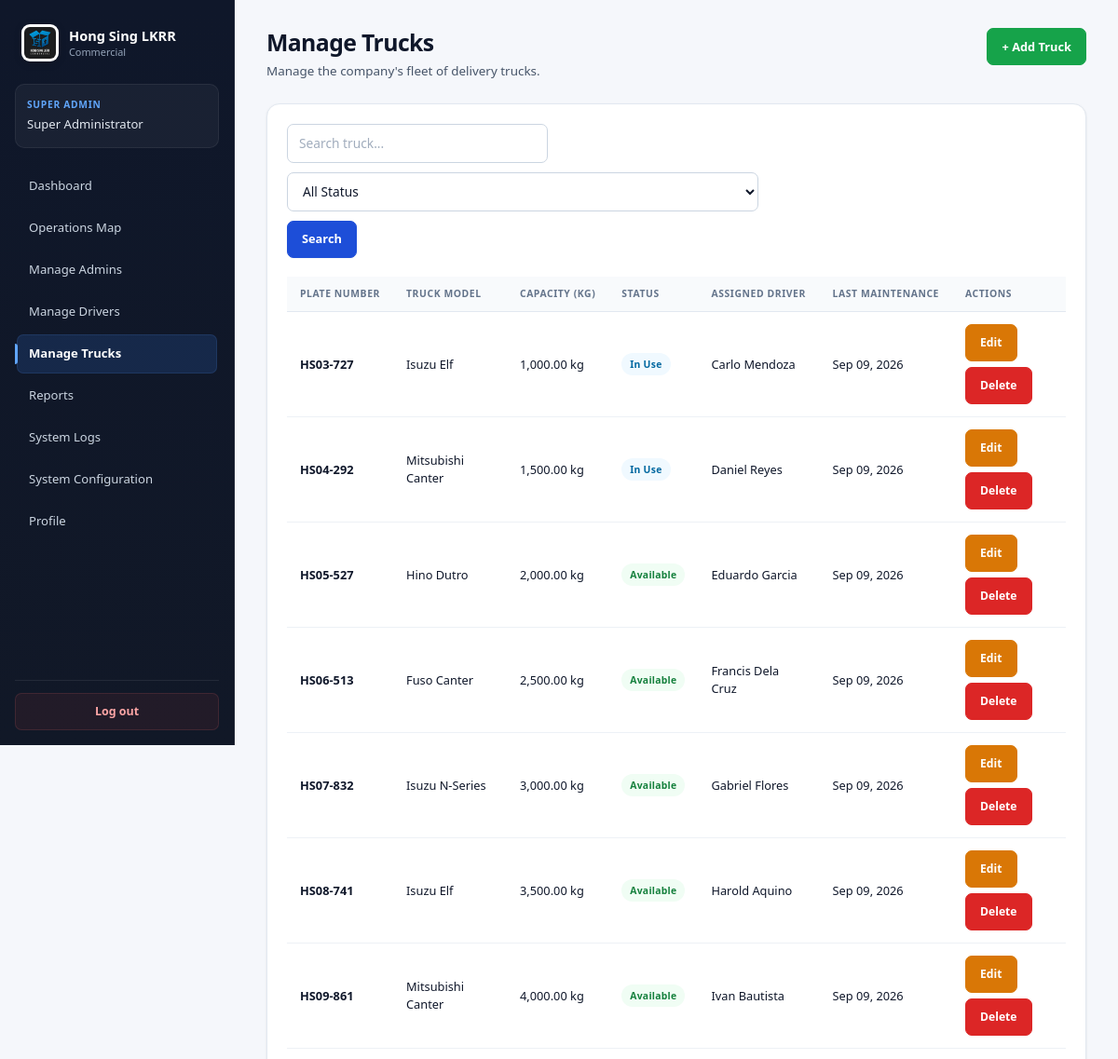
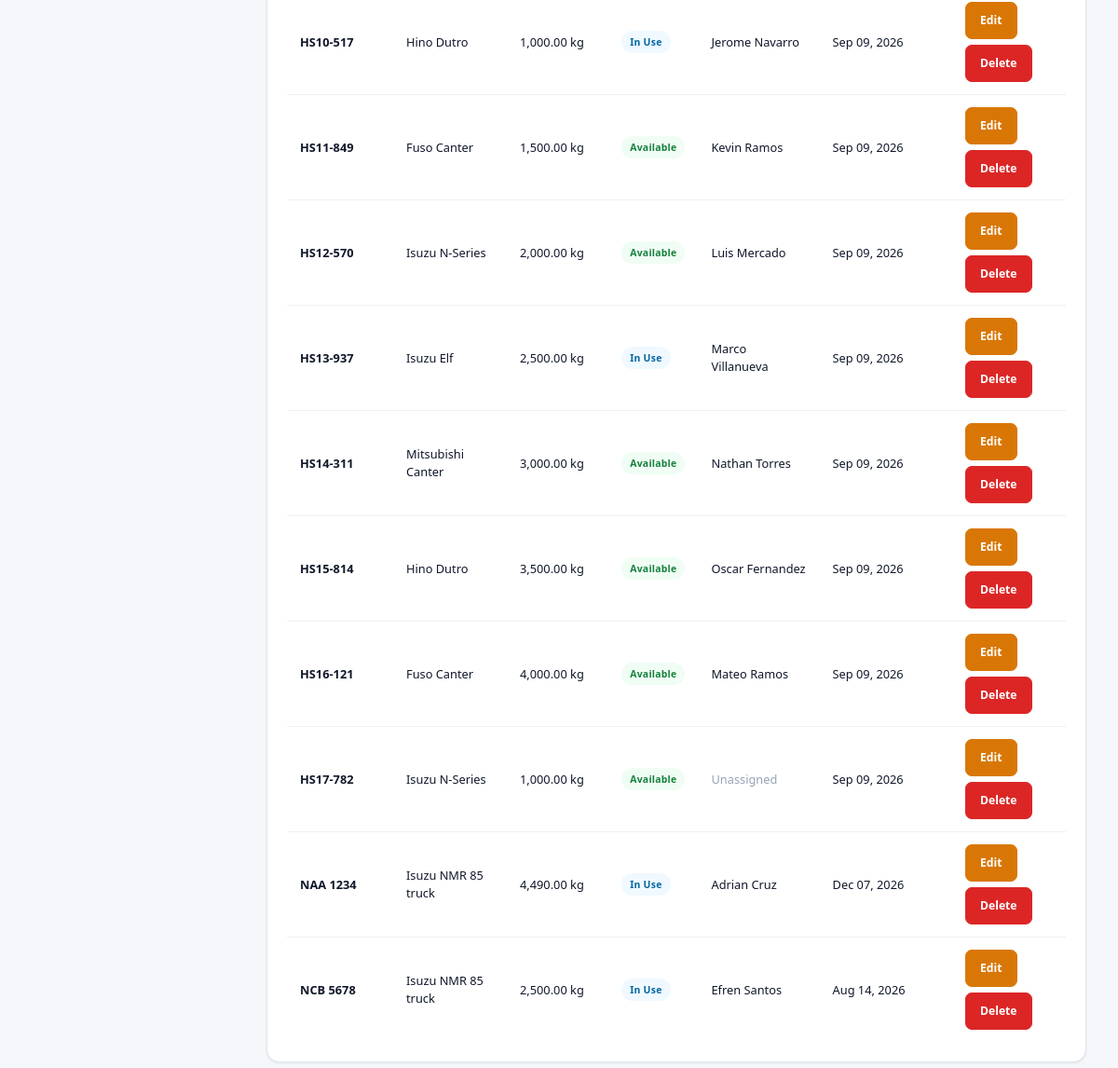
The page /super_admin/manage_trucks.php (signed in) on the database its author committed (2 pictures, top to bottom).
### tables this page shows
CREATE TABLE `driver` (
  `driver_id` int(11) NOT NULL,
  `license_number` varchar(50) NOT NULL,
  `full_name` varchar(100) NOT NULL,
  `phone_number` varchar(20) NOT NULL,
  `email` varchar(100) NOT NULL,
  `password_hash` varchar(255) NOT NULL,
  `status` enum('Available','On Delivery','On Leave','Absent','Inactive','Resigned','Terminated') NOT NULL DEFAULT 'Available',
  `current_truck_id` int(11) DEFAULT NULL,
  `total_deliveries` int(11) NOT NULL DEFAULT 0,
  `rating` decimal(3,2) DEFAULT NULL,
  `created_at` datetime NOT NULL DEFAULT current_timestamp(),
  `last_location` varchar(150) DEFAULT NULL,
  `current_latitude` decimal(10,7) DEFAULT NULL,
  `current_longitude` decimal(10,7) DEFAULT NULL,
  `location_updated_at` datetime DEFAULT NULL,
  `phone_verified` tinyint(1) NOT NULL DEFAULT 0,
  `phone_verified_at` datetime DEFAULT NULL
);

CREATE TABLE `truck` (
  `truck_id` int(11) NOT NULL,
  `plate_number` varchar(20) NOT NULL,
  `model` varchar(100) NOT NULL,
  `capacity` decimal(10,2) NOT NULL,
  `status` enum('Available','In Use','Maintenance') NOT NULL DEFAULT 'Available',
  `last_maintenance` date DEFAULT NULL,
  `current_load` decimal(12,2) NOT NULL DEFAULT 0.00
);

### super_admin/manage_trucks.php (the view, shortened to what this page needs)
<?php
$db = Database::getConnection();
$search = trim($_GET['search'] ?? '');
$sql = "
SELECT
    t.*,
    d.full_name AS driver_name
FROM truck t
LEFT JOIN driver d
ON d.current_truck_id = t.truck_id
WHERE 1
";
$params = [];
$sql .= "
ORDER BY t.plate_number ASC
";
$stmt = $db->prepare($sql);
$stmt->execute($params);
$trucks = $stmt->fetchAll();
?>
<!DOCTYPE html>
<html lang="en">
<head>
<link rel="stylesheet"
      href="<?= BASE_URL ?>assets/css/theme.css">
</head>
<body>
<div class="app-layout">
<?php require __DIR__ . '/../includes/header.php'; ?>
<main class="app-main">
    <div class="page-header">
        <div>
            <h1>Manage Trucks</h1>
            <p>
                Manage the company's fleet of delivery trucks.
            </p>
        </div>
        <button
            class="btn-success"
            onclick="document.getElementById('addModal').style.display='block'">
            + Add Truck
        </button>
    </div>
    <div class="card panel">
        <form
            method="GET"
            class="toolbar">
            <div class="toolbar-left">
                <input
                    type="text"
                    name="search"
                    class="form-input search-box"
                    placeholder="Search truck..."
                    value="<?= htmlspecialchars($search) ?>">
                <select
                    name="status"
                    class="form-input">
                    <option value="">All Status</option>
                </select>
                <button class="btn-primary">
                    Search
                </button>
            </div>
        </form>
        <table class="data-table">
            <thead>
                <tr>
                    <th>Plate Number</th>
                    <th>Truck Model</th>
                    <th>Capacity (kg)</th>
                    <th>Status</th>
                    <th>Assigned Driver</th>
                    <th>Last Maintenance</th>
                    <th>Actions</th>
                </tr>
            </thead>
            <tbody>
            <?php if(empty($trucks)): ?>
                <tr>
                    <td colspan="7">
                        <div class="empty-state">
                            No trucks found.
                        </div>
                    </td>
                </tr>
            <?php else: ?>
                <?php foreach($trucks as $truck): ?>
                <tr>
                    <td>
                        <strong>
                            <?= htmlspecialchars($truck['plate_number']) ?>
                        </strong>
                    </td>
                    <td>
                        <?= htmlspecialchars($truck['model']) ?>
                    </td>
                    <td>
                        <?= number_format((float)$truck['capacity'], 2) ?> kg
                    </td>
                    <td>
                        <?php
                        $statusClass = match($truck['status']){
                            'Available'   => 'status-delivered',
                            'In Use'      => 'status-transit',
                            'Maintenance' => 'status-pending',
                            default       => 'status-failed'
                        };
                        ?>
                        <span class="status-pill <?= $statusClass ?>">
                            <?= htmlspecialchars($truck['status']) ?>
                        </span>
                    </td>
                    <td>
                        <?php
                        if($truck['driver_name']){
                            echo htmlspecialchars($truck['driver_name']);
                        }else{
                            echo "<span style='color:var(--color-text-muted)'>Unassigned</span>";
                        }
                        ?>
                    </td>
                    <td>
                        <?php
                        if(!empty($truck['last_maintenance'])){
                            echo date(
                                "M d, Y",
                                strtotime($truck['last_maintenance'])
                            );
                        }else{
                            echo "-";
                        }
                        ?>
                    </td>
                    <td>
                        <div class="action-buttons">
                            <button
                                type="button"
                                class="btn-warning"
                                onclick="editTruck(
                                '<?= $truck['truck_id'] ?>',
                                '<?= htmlspecialchars($truck['plate_number'],ENT_QUOTES) ?>',
                                '<?= htmlspecialchars($truck['model'],ENT_QUOTES) ?>',
                                '<?= $truck['capacity'] ?>',
                                '<?= htmlspecialchars($truck['status'],ENT_QUOTES) ?>',
                                '<?= $truck['last_maintenance'] ?>'
                                )">
                                Edit
                            </button>
                            <a
                                href="?delete=<?= $truck['truck_id'] ?>"
                                class="btn-danger"
                                onclick="return confirm('Delete this truck?')">
                                Delete
                            </a>
                        </div>
                    </td>
                </tr>
                <?php endforeach; ?>
            <?php endif; ?>
            </tbody>
        </table>
    </div>
</main>
</div>
</body>
</html>

### rows shown on the page
driver: current_truck.plate_number "HS03-727", current_truck.model "Isuzu Elf", current_truck.capacity "1,000.00", current_truck.status "In Use", full_name "Carlo Mendoza", current_truck.last_maintenance "Sep 09, 2026"
driver: current_truck.plate_number "HS04-292", current_truck.model "Mitsubishi Canter", current_truck.capacity "1,500.00", current_truck.status "In Use", full_name "Daniel Reyes", current_truck.last_maintenance "Sep 09, 2026"
driver: current_truck.plate_number "HS05-527", current_truck.model "Hino Dutro", current_truck.capacity "2,000.00", current_truck.status "Available", full_name "Eduardo Garcia", current_truck.last_maintenance "Sep 09, 2026"
driver: current_truck.plate_number "HS06-513", current_truck.model "Fuso Canter", current_truck.capacity "2,500.00", current_truck.status "Available", full_name "Francis Dela Cruz", current_truck.last_maintenance "Sep 09, 2026"
driver: current_truck.plate_number "HS07-832", current_truck.model "Isuzu N-Series", current_truck.capacity "3,000.00", current_truck.status "Available", full_name "Gabriel Flores", current_truck.last_maintenance "Sep 09, 2026"
driver: current_truck.plate_number "HS08-741", current_truck.model "Isuzu Elf", current_truck.capacity "3,500.00", current_truck.status "Available", full_name "Harold Aquino", current_truck.last_maintenance "Sep 09, 2026"
driver: current_truck.plate_number "HS09-861", current_truck.model "Mitsubishi Canter", current_truck.capacity "4,000.00", current_truck.status "Available", full_name "Ivan Bautista", current_truck.last_maintenance "Sep 09, 2026"
driver: current_truck.plate_number "HS10-517", current_truck.model "Hino Dutro", current_truck.capacity "1,000.00", current_truck.status "In Use", full_name "Jerome Navarro", current_truck.last_maintenance "Sep 09, 2026"
driver: current_truck.plate_number "HS11-849", current_truck.model "Fuso Canter", current_truck.capacity "1,500.00", current_truck.status "Available", full_name "Kevin Ramos", current_truck.last_maintenance "Sep 09, 2026"
driver: current_truck.plate_number "HS12-570", current_truck.model "Isuzu N-Series", current_truck.capacity "2,000.00", current_truck.status "Available", full_name "Luis Mercado", current_truck.last_maintenance "Sep 09, 2026"
driver: current_truck.plate_number "HS13-937", current_truck.model "Isuzu Elf", current_truck.capacity "2,500.00", current_truck.status "In Use", full_name "Marco Villanueva", current_truck.last_maintenance "Sep 09, 2026"
driver: current_truck.plate_number "HS14-311", current_truck.model "Mitsubishi Canter", current_truck.capacity "3,000.00", current_truck.status "Available", full_name "Nathan Torres", current_truck.last_maintenance "Sep 09, 2026"
driver: current_truck.plate_number "HS15-814", current_truck.model "Hino Dutro", current_truck.capacity "3,500.00", current_truck.status "Available", full_name "Oscar Fernandez", current_truck.last_maintenance "Sep 09, 2026"
driver: current_truck.plate_number "HS16-121", current_truck.model "Fuso Canter", current_truck.capacity "4,000.00", current_truck.status "Available", full_name "Mateo Ramos", current_truck.last_maintenance "Sep 09, 2026"
truck: plate_number "HS17-782", model "Isuzu N-Series", capacity "1,000.00", status "Available", shows "Unassigned", last_maintenance "Sep 09, 2026"
driver: current_truck.plate_number "NAA 1234", current_truck.model "Isuzu NMR 85 truck", current_truck.capacity "4,490.00", current_truck.status "In Use", full_name "Adrian Cruz", current_truck.last_maintenance "Dec 07, 2026"
driver: current_truck.plate_number "NCB 5678", current_truck.model "Isuzu NMR 85 truck", current_truck.capacity "2,500.00", current_truck.status "In Use", full_name "Efren Santos", current_truck.last_maintenance "Aug 14, 2026"

### other values the page prints
currentRole() "SUPER ADMIN"
$_SESSION['full_name'] "Super Administrator"
$item['label'] "Dashboard"
$item['label'] "Operations Map"
$item['label'] "Manage Admins"
$item['label'] "Manage Drivers"
$item['label'] "Manage Trucks"
$item['label'] "Reports"
$item['label'] "System Logs"
$item['label'] "System Configuration"
$item['label'] "Profile"
